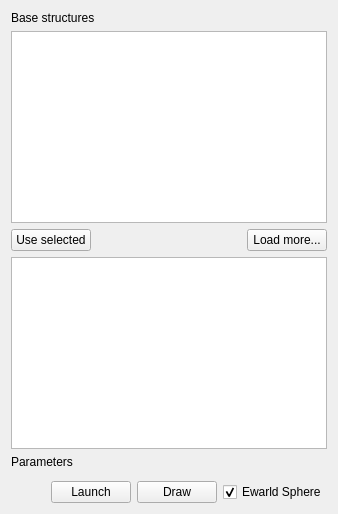
       <widget class="QWidget" name="tab">
        <attribute name="title">
         <string>Config</string>
        </attribute>
        <layout class="QVBoxLayout" name="verticalLayout">
         <item>
          <widget class="QLabel" name="label_19">
           <property name="text">
            <string>Base structures</string>
           </property>
          </widget>
         </item>
         <item>
          <widget class="QListWidget" name="listWidget_base_structures">
           <property name="dragEnabled">
            <bool>true</bool>
           </property>
           <property name="selectionMode">
            <enum>QAbstractItemView::MultiSelection</enum>
           </property>
           <property name="selectionBehavior">
            <enum>QAbstractItemView::SelectRows</enum>
           </property>
          </widget>
         </item>
         <item>
          <layout class="QHBoxLayout" name="horizontalLayout_10">
           <item>
            <widget class="QPushButton" name="pushButton_use_selected">
             <property name="text">
              <string>Use selected</string>
             </property>
            </widget>
           </item>
           <item>
            <spacer name="horizontalSpacer_3">
             <property name="orientation">
              <enum>Qt::Horizontal</enum>
             </property>
             <property name="sizeHint" stdset="0">
              <size>
               <width>40</width>
               <height>20</height>
              </size>
             </property>
            </spacer>
           </item>
           <item>
            <widget class="QPushButton" name="pushButton_load_more">
             <property name="text">
              <string>Load more...</string>
             </property>
            </widget>
           </item>
          </layout>
         </item>
         <item>
          <widget class="QTableView" name="tableView_used_structures"/>
         </item>
         <item>
          <widget class="QLabel" name="label_20">
           <property name="text">
            <string>Parameters</string>
           </property>
          </widget>
         </item>
         <item>
          <widget class="SolverParameters" name="widget_config" native="true"/>
         </item>
         <item>
          <layout class="QHBoxLayout" name="horizontalLayout_3">
           <item>
            <spacer name="horizontalSpacer_8">
             <property name="orientation">
              <enum>Qt::Horizontal</enum>
             </property>
             <property name="sizeHint" stdset="0">
              <size>
               <width>40</width>
               <height>20</height>
              </size>
             </property>
            </spacer>
           </item>
           <item>
            <widget class="QPushButton" name="pushButton_launch">
             <property name="text">
              <string>Launch</string>
             </property>
            </widget>
           </item>
           <item>
            <widget class="QPushButton" name="pushButton_draw">
             <property name="text">
              <string>Draw</string>
             </property>
            </widget>
           </item>
           <item>
            <widget class="QCheckBox" name="checkBox_ewarld">
             <property name="text">
              <string>Ewarld Sphere</string>
             </property>
             <property name="checked">
              <bool>true</bool>
             </property>
            </widget>
           </item>
          </layout>
         </item>
        </layout>
       </widget>
